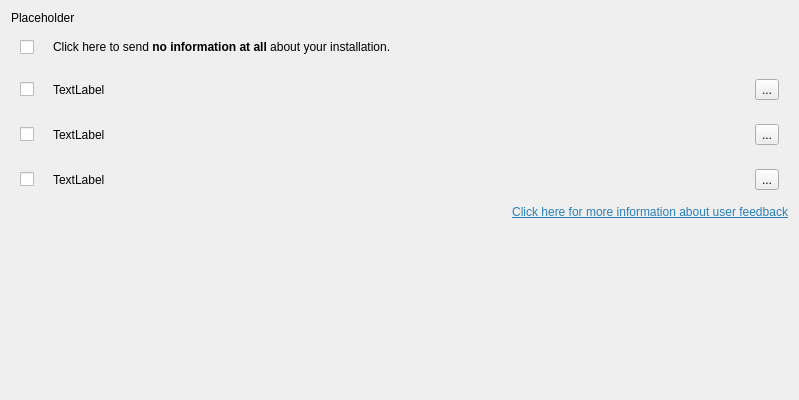
<?xml version="1.0" encoding="UTF-8"?>
<ui version="4.0">
 <author>
SPDX-FileCopyrightText: 2017 Adriaan de Groot &lt;groot@kde.org&gt;
SPDX-License-Identifier: GPL-3.0-or-later
 </author>
 <class>TrackingPage</class>
 <widget class="QWidget" name="TrackingPage">
  <property name="geometry">
   <rect>
    <x>0</x>
    <y>0</y>
    <width>799</width>
    <height>400</height>
   </rect>
  </property>
  <property name="windowTitle">
   <string notr="true">Form</string>
  </property>
  <layout class="QVBoxLayout" name="verticalLayout" stretch="0,0,0,0,0,0,0">
   <item>
    <widget class="QLabel" name="generalExplanation">
     <property name="styleSheet">
      <string notr="true">margin-bottom: 1ex;
margin-left: 2em;</string>
     </property>
     <property name="text">
      <string>Placeholder</string>
     </property>
     <property name="wordWrap">
      <bool>true</bool>
     </property>
    </widget>
   </item>
   <item>
    <widget class="QWidget" name="noneGroup" native="true">
     <layout class="QHBoxLayout" name="noneLayout">
      <item>
       <widget class="QCheckBox" name="noneCheckBox">
        <property name="text">
         <string/>
        </property>
       </widget>
      </item>
      <item>
       <widget class="QLabel" name="noneIcon">
        <property name="maximumSize">
         <size>
          <width>64</width>
          <height>64</height>
         </size>
        </property>
        <property name="baseSize">
         <size>
          <width>64</width>
          <height>64</height>
         </size>
        </property>
        <property name="text">
         <string/>
        </property>
        <property name="pixmap">
         <pixmap resource="page_trackingstep.qrc">:/tracking/level-none.svg</pixmap>
        </property>
       </widget>
      </item>
      <item>
       <widget class="QLabel" name="noneExplanation">
        <property name="sizePolicy">
         <sizepolicy hsizetype="Expanding" vsizetype="Preferred">
          <horstretch>0</horstretch>
          <verstretch>0</verstretch>
         </sizepolicy>
        </property>
        <property name="text">
         <string>&lt;html&gt;&lt;head/&gt;&lt;body&gt;&lt;p&gt;Click here to send &lt;span style=&quot; font-weight:600;&quot;&gt;no information at all&lt;/span&gt; about your installation.&lt;/p&gt;&lt;/body&gt;&lt;/html&gt;</string>
        </property>
        <property name="wordWrap">
         <bool>true</bool>
        </property>
       </widget>
      </item>
     </layout>
    </widget>
   </item>
   <item>
    <widget class="QWidget" name="installGroup" native="true">
     <layout class="QHBoxLayout" name="installLayout">
      <item>
       <widget class="QCheckBox" name="installCheckBox">
        <property name="text">
         <string/>
        </property>
       </widget>
      </item>
      <item>
       <widget class="QLabel" name="installIcon">
        <property name="maximumSize">
         <size>
          <width>64</width>
          <height>64</height>
         </size>
        </property>
        <property name="baseSize">
         <size>
          <width>64</width>
          <height>64</height>
         </size>
        </property>
        <property name="text">
         <string/>
        </property>
        <property name="pixmap">
         <pixmap resource="page_trackingstep.qrc">:/tracking/level-install.svg</pixmap>
        </property>
       </widget>
      </item>
      <item>
       <widget class="QLabel" name="installExplanation">
        <property name="sizePolicy">
         <sizepolicy hsizetype="Expanding" vsizetype="Preferred">
          <horstretch>0</horstretch>
          <verstretch>0</verstretch>
         </sizepolicy>
        </property>
        <property name="text">
         <string notr="true">TextLabel</string>
        </property>
        <property name="wordWrap">
         <bool>true</bool>
        </property>
       </widget>
      </item>
      <item>
       <widget class="QToolButton" name="installPolicyButton">
        <property name="text">
         <string notr="true">...</string>
        </property>
        <property name="icon">
         <iconset resource="page_trackingstep.qrc">
          <normaloff>:/tracking/data/images/information.svgz</normaloff>:/tracking/data/images/information.svgz</iconset>
        </property>
       </widget>
      </item>
     </layout>
    </widget>
   </item>
   <item>
    <widget class="QWidget" name="machineGroup" native="true">
     <layout class="QHBoxLayout" name="machineLayout">
      <item>
       <widget class="QCheckBox" name="machineCheckBox">
        <property name="text">
         <string/>
        </property>
       </widget>
      </item>
      <item>
       <widget class="QLabel" name="machineIcon">
        <property name="maximumSize">
         <size>
          <width>64</width>
          <height>64</height>
         </size>
        </property>
        <property name="baseSize">
         <size>
          <width>64</width>
          <height>64</height>
         </size>
        </property>
        <property name="text">
         <string/>
        </property>
        <property name="pixmap">
         <pixmap resource="page_trackingstep.qrc">:/tracking/level-machine.svg</pixmap>
        </property>
       </widget>
      </item>
      <item>
       <widget class="QLabel" name="machineExplanation">
        <property name="sizePolicy">
         <sizepolicy hsizetype="Expanding" vsizetype="Preferred">
          <horstretch>0</horstretch>
          <verstretch>0</verstretch>
         </sizepolicy>
        </property>
        <property name="text">
         <string notr="true">TextLabel</string>
        </property>
        <property name="wordWrap">
         <bool>true</bool>
        </property>
       </widget>
      </item>
      <item>
       <widget class="QToolButton" name="machinePolicyButton">
        <property name="text">
         <string notr="true">...</string>
        </property>
        <property name="icon">
         <iconset resource="page_trackingstep.qrc">
          <normaloff>:/tracking/data/images/information.svgz</normaloff>:/tracking/data/images/information.svgz</iconset>
        </property>
       </widget>
      </item>
     </layout>
    </widget>
   </item>
   <item>
    <widget class="QWidget" name="userGroup" native="true">
     <layout class="QHBoxLayout" name="userLayout">
      <item>
       <widget class="QCheckBox" name="userCheckBox">
        <property name="text">
         <string/>
        </property>
       </widget>
      </item>
      <item>
       <widget class="QLabel" name="userIcon">
        <property name="maximumSize">
         <size>
          <width>64</width>
          <height>64</height>
         </size>
        </property>
        <property name="baseSize">
         <size>
          <width>64</width>
          <height>64</height>
         </size>
        </property>
        <property name="text">
         <string/>
        </property>
        <property name="pixmap">
         <pixmap resource="page_trackingstep.qrc">:/tracking/level-user.svg</pixmap>
        </property>
       </widget>
      </item>
      <item>
       <widget class="QLabel" name="userExplanation">
        <property name="sizePolicy">
         <sizepolicy hsizetype="Expanding" vsizetype="Preferred">
          <horstretch>0</horstretch>
          <verstretch>0</verstretch>
         </sizepolicy>
        </property>
        <property name="text">
         <string notr="true">TextLabel</string>
        </property>
        <property name="wordWrap">
         <bool>true</bool>
        </property>
       </widget>
      </item>
      <item>
       <widget class="QToolButton" name="userPolicyButton">
        <property name="text">
         <string notr="true">...</string>
        </property>
        <property name="icon">
         <iconset resource="page_trackingstep.qrc">
          <normaloff>:/tracking/data/images/information.svgz</normaloff>:/tracking/data/images/information.svgz</iconset>
        </property>
       </widget>
      </item>
     </layout>
    </widget>
   </item>
   <item>
    <widget class="QLabel" name="generalPolicyLabel">
     <property name="text">
      <string>&lt;html&gt;&lt;head/&gt;&lt;body&gt;&lt;p&gt;&lt;a href=&quot;placeholder&quot;&gt;&lt;span style=&quot; text-decoration: underline; color:#2980b9;&quot;&gt;Click here for more information about user feedback&lt;/span&gt;&lt;/a&gt;&lt;/p&gt;&lt;/body&gt;&lt;/html&gt;</string>
     </property>
     <property name="textFormat">
      <enum>Qt::RichText</enum>
     </property>
     <property name="alignment">
      <set>Qt::AlignRight|Qt::AlignTrailing|Qt::AlignVCenter</set>
     </property>
     <property name="openExternalLinks">
      <bool>false</bool>
     </property>
     <property name="textInteractionFlags">
      <set>Qt::TextBrowserInteraction</set>
     </property>
    </widget>
   </item>
   <item>
    <spacer name="verticalSpacer">
     <property name="orientation">
      <enum>Qt::Vertical</enum>
     </property>
     <property name="sizeHint" stdset="0">
      <size>
       <width>20</width>
       <height>40</height>
      </size>
     </property>
    </spacer>
   </item>
  </layout>
 </widget>
 <resources>
  <include location="page_trackingstep.qrc"/>
 </resources>
 <connections/>
</ui>
